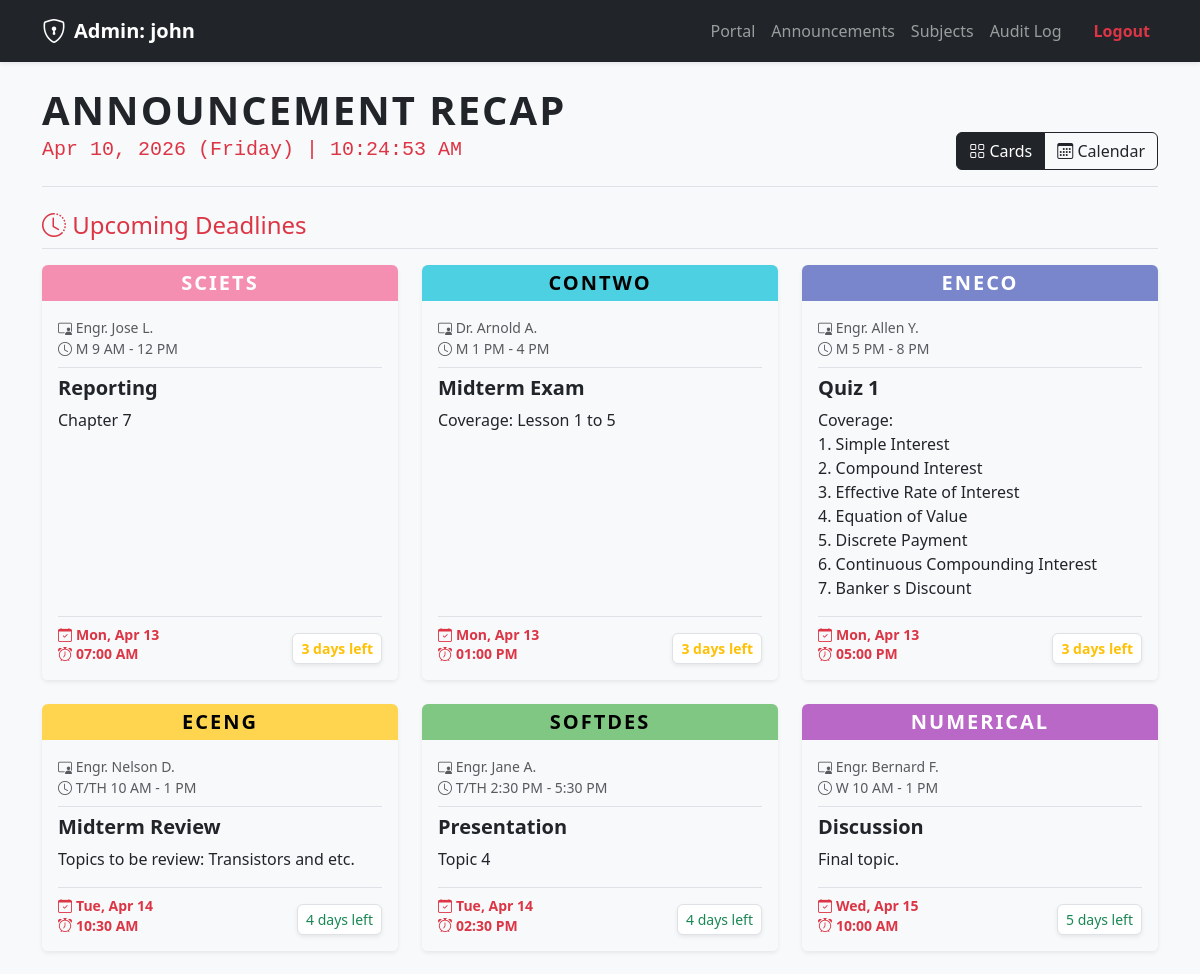
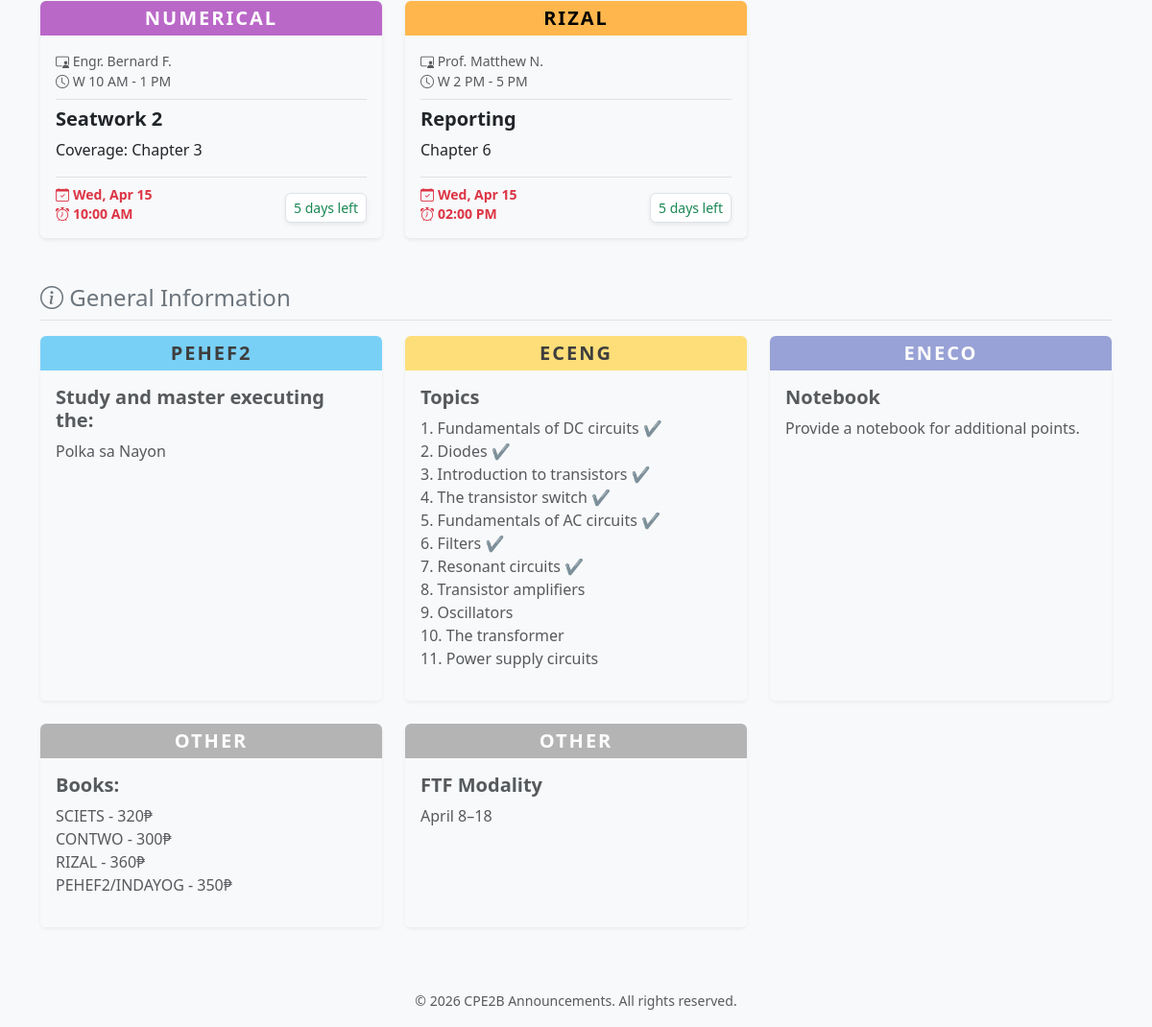
Page / (signed in) on the committed database (2 pictures, top to bottom).
### tables this page shows
CREATE TABLE IF NOT EXISTS `tbl_announcements` (
  `id` int NOT NULL AUTO_INCREMENT,
  `admin_id` int DEFAULT NULL,
  `subject_id` int DEFAULT NULL,
  `title` varchar(100) NOT NULL,
  `content` text NOT NULL,
  `due_date` date DEFAULT NULL,
  `due_time` time DEFAULT NULL,
  `end_date` date DEFAULT NULL,
  `status` enum('active','archived') DEFAULT 'active',
  `created_at` timestamp NULL DEFAULT CURRENT_TIMESTAMP,
  `updated_at` timestamp NULL DEFAULT CURRENT_TIMESTAMP ON UPDATE CURRENT_TIMESTAMP,
  PRIMARY KEY (`id`),
  KEY `admin_id` (`admin_id`),
  KEY `subject_id` (`subject_id`),
  KEY `idx_due_date` (`due_date`),
  KEY `idx_subject_status` (`subject_id`,`status`),
  CONSTRAINT `tbl_announcements_ibfk_1` FOREIGN KEY (`admin_id`) REFERENCES `tbl_admins` (`id`) ON DELETE SET NULL,
  CONSTRAINT `tbl_announcements_ibfk_2` FOREIGN KEY (`subject_id`) REFERENCES `tbl_subjects` (`id`) ON DELETE CASCADE
);

CREATE TABLE IF NOT EXISTS `tbl_subjects` (
  `id` int NOT NULL AUTO_INCREMENT,
  `code` varchar(20) NOT NULL,
  `name` varchar(100) NOT NULL,
  `professor` varchar(100) DEFAULT NULL,
  `schedule` varchar(100) DEFAULT NULL,
  `color_theme` varchar(50) DEFAULT 'bg-other',
  `status` enum('active','archived') DEFAULT 'active',
  `created_at` timestamp NULL DEFAULT CURRENT_TIMESTAMP,
  PRIMARY KEY (`id`)
);

### includes/helpers.php (called while the page is built, shortened)
<?php
function e($string)
{
    return htmlspecialchars($string ?? '', ENT_QUOTES, 'UTF-8');
}
function parseScheduleTime($schedule)
{
    if (preg_match('/(\d{1,2}(:\d{2})?\s*[AP]M)/i', $schedule, $matches)) {
        return strtotime($matches[1]);
    }
    return 9999999999;
}
function getActiveAnnouncements($pdo)
{
    $announcements = $pdo->query("SELECT a.*, s.code, s.name, s.professor, s.schedule, s.color_theme
                        FROM tbl_announcements a
                        LEFT JOIN tbl_subjects s ON a.subject_id = s.id
                        WHERE a.status = 'active' ORDER BY ISNULL(a.due_date), a.due_date ASC")->fetchAll();
    usort($announcements, function ($a, $b) {
        if ($a['due_date'] !== $b['due_date']) return 0;
        $timeA = parseScheduleTime($a['schedule']);
        $timeB = parseScheduleTime($b['schedule']);
        if ($timeA !== $timeB) return $timeA <=> $timeB;
        return strcmp($a['code'], $b['code']);
    });
    return $announcements;
}
function getDaysLeft(string $dueDate): array
{
    $today = new DateTime('today', new DateTimeZone('Asia/Manila'));
    $due   = new DateTime($dueDate, new DateTimeZone('Asia/Manila'));
    $diff  = (int) $today->diff($due)->format('%r%a');
    if ($diff > 3)       return ['label' => "{$diff} days left",  'class' => 'text-success'];
    if ($diff > 0)       return ['label' => "{$diff} days left",  'class' => 'text-warning fw-bold'];
    return               ['label' => abs($diff) . 'd overdue',    'class' => 'text-danger text-decoration-line-through'];
}

### public/index.php (the view, shortened to what this page needs)
<?php
require_once __DIR__ . '/../includes/db.php';
require_once __DIR__ . '/../includes/helpers.php';
$announcements = getActiveAnnouncements($pdo);
$upcomingDeadlines = array_filter($announcements, fn($a) => !empty($a['due_date']));
$generalInfo = array_filter($announcements, fn($a) => empty($a['due_date']));
include __DIR__ . '/../includes/header.php';
?>
<div class="d-flex flex-column flex-md-row justify-content-between align-items-center align-items-md-end mb-4 mt-3 border-bottom pb-3 text-center text-md-start">
    <div class="mb-3 mb-md-0">
        <h1 class="display-6 fw-bold text-uppercase mb-0" style="letter-spacing: 2px;">Announcement Recap</h1>
        <h5 class="text-danger font-monospace mt-1">
            <?= date('M d, Y (l)') ?> | <span id="liveClock"><?= date('h:i:s A') ?></span>
        </h5>
    </div>
    <div class="btn-group" role="group">
        <button class="btn btn-outline-dark active" id="btn-card" onclick="toggleView('card')"><i class="bi bi-grid"></i> Cards</button>
        <button class="btn btn-outline-dark" id="btn-calendar" onclick="toggleView('calendar')"><i class="bi bi-calendar3"></i> Calendar</button>
    </div>
</div>
<div id="view-card">
    <h4 class="text-danger mb-3 border-bottom pb-2"><i class="bi bi-clock-history"></i> Upcoming Deadlines</h4>
    <div class="row row-cols-1 row-cols-md-2 row-cols-lg-3 g-4 mb-5">
        <?php foreach ($upcomingDeadlines as $row): ?>
            <?php $timeStatus = getDaysLeft($row['due_date']); ?>
            <div class="col">
                <div class="card h-100 shadow-sm border-0 announcement-card">
                    <div class="card-header border-0 text-center p-0">
                        <span class='badge w-100 py-2 fs-5 <?= e($row['color_theme']) ?>' style="border-radius: 6px 6px 0 0; letter-spacing: 2px;">
                            <?= e($row['code']) ?>
                        </span>
                    </div>
                    <div class="card-body pt-3 bg-light rounded-bottom d-flex flex-column">
                        <div class="text-muted small mb-2 border-bottom pb-2">
                            <i class="bi bi-person-video3"></i> <?= e($row['professor']) ?> <br>
                            <i class="bi bi-clock"></i> <?= e($row['schedule']) ?>
                        </div>
                        <h5 class="card-title fw-bold text-dark"><?= e($row['title']) ?></h5>
                        <div class="card-text mb-3 flex-grow-1"><?= nl2br(e($row['content'])) ?></div>
                        <div class="mt-auto pt-2 border-top d-flex justify-content-between align-items-end">
                            <div class="text-danger fw-bold small" style="line-height: 1.4;">
                                <?php if ($row['end_date']): ?>
                                    <div>
                                        <i class="bi bi-calendar-check me-1"></i><?= date('M d', strtotime($row['due_date'])) ?> - <?= date('M d, Y', strtotime($row['end_date'])) ?>
                                    </div>
                                <?php else: ?>
                                    <div>
                                        <i class="bi bi-calendar-check me-1"></i><?= date('D, M d', strtotime($row['due_date'])) ?>
                                    </div>
                                    <?php if (!empty($row['due_time'])): ?>
                                        <div>
                                            <i class="bi bi-alarm me-1"></i><?= date('h:i A', strtotime($row['due_time'])) ?>
                                        </div>
                                    <?php endif; ?>
                                <?php endif; ?>
                            </div>
                            <span class="small <?= $timeStatus['class'] ?> bg-white px-2 py-1 rounded border shadow-sm">
                                <?= $timeStatus['label'] ?>
                            </span>
                        </div>
                    </div>
                </div>
            </div>
        <?php endforeach; ?>
    </div>
    <h4 class="text-secondary mb-3 border-bottom pb-2"><i class="bi bi-info-circle"></i> General Information</h4>
    <div class="row row-cols-1 row-cols-md-2 row-cols-lg-3 g-4">
        <?php foreach ($generalInfo as $row): ?>
            <div class="col">
                <div class="card h-100 shadow-sm border-0 announcement-card opacity-75">
                    <div class="card-header border-0 text-center p-0">
                        <span class='badge w-100 py-2 fs-5 <?= e($row['color_theme']) ?>' style="border-radius: 6px 6px 0 0; letter-spacing: 2px;"><?= e($row['code']) ?></span>
                    </div>
                    <div class="card-body pt-3 bg-light rounded-bottom d-flex flex-column">
                        <h5 class="card-title fw-bold text-dark"><?= e($row['title']) ?></h5>
                        <div class="card-text mb-3 flex-grow-1"><?= nl2br(e($row['content'])) ?></div>
                    </div>
                </div>
            </div>
        <?php endforeach; ?>
    </div>
</div>
<?php include __DIR__ . '/../includes/footer.php'; ?>

### assets/css/style.css (style rules this page uses)
body { background-color: #f8f9fa; font-family: "Segoe UI", Tahoma, Geneva, Verdana, sans-serif; }
.announcement-card { transition: transform 0.2s; }
.bg-sciets { background-color: #f48fb1 !important; color: #fff !important; }
.bg-contwo { background-color: #4dd0e1 !important; color: #000 !important; }
.bg-eneco { background-color: #7986cb !important; color: #fff !important; }
.bg-eceng { background-color: #ffd54f !important; color: #000 !important; }
.bg-softdes { background-color: #81c784 !important; color: #000 !important; }
.bg-numerical { background-color: #ba68c8 !important; color: #fff !important; }
.bg-rizal { background-color: #ffb74d !important; color: #000 !important; }
.bg-pehef2 { background-color: #4fc3f7 !important; color: #000 !important; }
.bg-other { background-color: #9e9e9e !important; color: #fff !important; }

### rows in the picture
tbl_announcements: subject.code "SCIETS", subject.professor "Engr. Jose L.", subject.schedule "M 9 AM - 12 PM", title "Reporting", content "Chapter 7", due_date "Mon, Apr 13", due_time "07:00 AM", due_date "3 days left"
tbl_announcements: subject.code "CONTWO", subject.professor "Dr. Arnold A.", subject.schedule "M 1 PM - 4 PM", title "Midterm Exam", content "Coverage: Lesson 1 to 5", due_date "Mon, Apr 13", due_time "01:00 PM", due_date "3 days left"
tbl_announcements: subject.code "ENECO", subject.professor "Engr. Allen Y.", subject.schedule "M 5 PM - 8 PM", title "Quiz 1", content "Coverage: 1. Simple Interest 2. Compound Interest 3. Effective Rate of Interest 4. Equation of Value 5. Discrete Payment 6. Continuous Compounding Interest 7. Banker s Discount", due_date "Mon, Apr 13", due_time "05:00 PM", due_date "3 days left"
tbl_announcements: subject.code "ECENG", subject.professor "Engr. Nelson D.", subject.schedule "T/TH 10 AM - 1 PM", title "Midterm Review", content "Topics to be review: Transistors and etc.", due_date "Tue, Apr 14", due_time "10:30 AM", due_date "4 days left"
tbl_announcements: subject.code "SOFTDES", subject.professor "Engr. Jane A.", subject.schedule "T/TH 2:30 PM - 5:30 PM", title "Presentation", content "Topic 4", due_date "Tue, Apr 14", due_time "02:30 PM", due_date "4 days left"
tbl_announcements: subject.code "NUMERICAL", subject.professor "Engr. Bernard F.", subject.schedule "W 10 AM - 1 PM", title "Discussion", content "Final topic.", due_date "Wed, Apr 15", due_time "10:00 AM", due_date "5 days left"
tbl_announcements: subject.code "NUMERICAL", subject.professor "Engr. Bernard F.", subject.schedule "W 10 AM - 1 PM", title "Seatwork 2", content "Coverage: Chapter 3", due_date "Wed, Apr 15", due_time "10:00 AM", due_date "5 days left"
tbl_announcements: subject.code "RIZAL", subject.professor "Prof. Matthew N.", subject.schedule "W 2 PM - 5 PM", title "Reporting", content "Chapter 6", due_date "Wed, Apr 15", due_time "02:00 PM", due_date "5 days left"
tbl_announcements: subject.code "PEHEF2", title "Study and master executing the:", content "Polka sa Nayon"
tbl_announcements: subject.code "ECENG", title "Topics", content "1. Fundamentals of DC circuits ✔️ 2. Diodes ✔️ 3. Introduction to transistors ✔️ 4. The transistor switch ✔️ 5. Fundamentals of AC circuits ✔️ 6. Filters ✔️ 7. Resonant circuits ✔️ 8. Transistor amplifiers 9. Oscillators 10. The transformer 11. Power supply circuits"
tbl_announcements: subject.code "ENECO", title "Notebook", content "Provide a notebook for additional points."
tbl_announcements: subject.code "OTHER", title "Books:", content "SCIETS - 320₱ CONTWO - 300₱ RIZAL - 360₱ PEHEF2/INDAYOG - 350₱"
tbl_announcements: subject.code "OTHER", title "FTF Modality", content "April 8–18"

### other values in the picture
$_SESSION['username'] "john"
APP_NAME "CPE2B Announcements"
